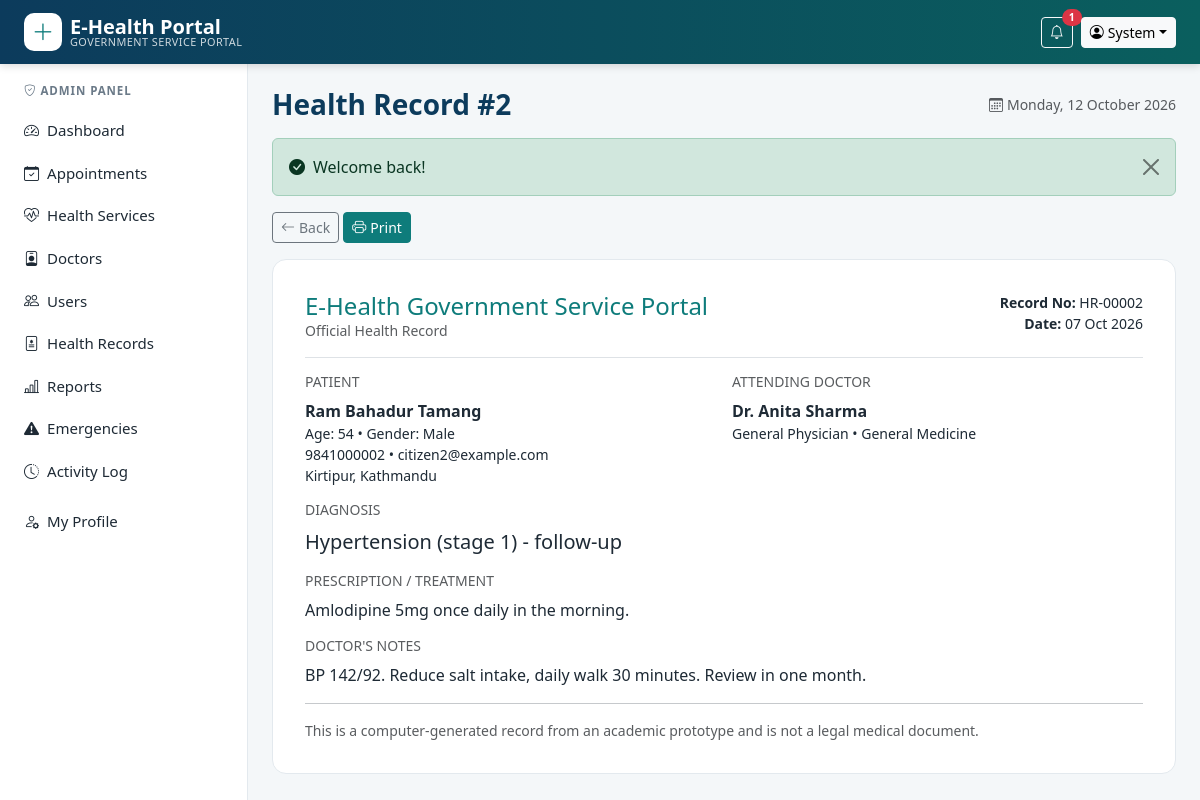
Page /record.php?id=2 (signed in) on the committed database.
### tables this page shows
CREATE TABLE users (
  user_id     INT UNSIGNED AUTO_INCREMENT PRIMARY KEY,
  name        VARCHAR(100) NOT NULL,
  email       VARCHAR(150) NOT NULL UNIQUE,
  password    VARCHAR(255) NOT NULL,
  role        ENUM('admin','doctor','citizen') NOT NULL DEFAULT 'citizen',
  phone       VARCHAR(20)  DEFAULT NULL,
  gender      ENUM('male','female','other') DEFAULT NULL,
  dob         DATE DEFAULT NULL,
  address     VARCHAR(200) DEFAULT NULL,
  status      ENUM('active','inactive') NOT NULL DEFAULT 'active',
  failed_logins TINYINT UNSIGNED NOT NULL DEFAULT 0,
  locked_until  DATETIME DEFAULT NULL,
  created_at  TIMESTAMP DEFAULT CURRENT_TIMESTAMP
);

CREATE TABLE health_records (
  record_id      INT UNSIGNED AUTO_INCREMENT PRIMARY KEY,
  user_id        INT UNSIGNED NOT NULL,
  doctor_id      INT UNSIGNED NOT NULL,
  appointment_id INT UNSIGNED DEFAULT NULL,
  diagnosis      VARCHAR(500) NOT NULL,
  prescription   TEXT,
  record_date    DATE NOT NULL,
  notes          TEXT,
  created_at     TIMESTAMP DEFAULT CURRENT_TIMESTAMP,
  CONSTRAINT fk_rec_user   FOREIGN KEY (user_id)        REFERENCES users(user_id)               ON DELETE CASCADE,
  CONSTRAINT fk_rec_doctor FOREIGN KEY (doctor_id)      REFERENCES doctors(doctor_id)           ON DELETE CASCADE,
  CONSTRAINT fk_rec_app    FOREIGN KEY (appointment_id) REFERENCES appointments(appointment_id) ON DELETE SET NULL
);

CREATE TABLE doctors (
  doctor_id      INT UNSIGNED AUTO_INCREMENT PRIMARY KEY,
  user_id        INT UNSIGNED DEFAULT NULL UNIQUE,
  name           VARCHAR(100) NOT NULL,
  specialization VARCHAR(100) NOT NULL,
  department     VARCHAR(80)  NOT NULL,
  contact        VARCHAR(20)  DEFAULT NULL,
  status         ENUM('active','inactive') NOT NULL DEFAULT 'active',
  created_at     TIMESTAMP DEFAULT CURRENT_TIMESTAMP,
  CONSTRAINT fk_doc_user FOREIGN KEY (user_id) REFERENCES users(user_id) ON DELETE SET NULL
);

### includes/db.php (called while the page is built, shortened)
<?php
function db(): PDO
{
    static $pdo = null;
    if ($pdo === null) {
        try {
            $dsn = 'mysql:host=' . DB_HOST . ';port=' . DB_PORT . ';dbname=' . DB_NAME . ';charset=utf8mb4';
            $pdo = new PDO($dsn, DB_USER, DB_PASS, [
                PDO::ATTR_ERRMODE            => PDO::ERRMODE_EXCEPTION,
                PDO::ATTR_DEFAULT_FETCH_MODE => PDO::FETCH_ASSOC,
                PDO::ATTR_EMULATE_PREPARES   => false,
            ]);
            $pdo->exec("SET time_zone = '+05:45'");
        } catch (PDOException $e) {
            http_response_code(500);
            die('<div style="font-family:sans-serif;max-width:600px;margin:60px auto;padding:20px;border:1px solid #f5c2c7;background:#f8d7da;border-radius:8px">'
              . '<h3>Database connection failed</h3><p>Please make sure <b>MySQL is running in XAMPP</b> and that you imported '
              . '<code>database/ehealth_db.sql</code>. Check the credentials in <code>config/config.php</code>.</p></div>');
        }
    }
    return $pdo;
}
function q(string $sql, array $params = []): PDOStatement
{
    $st = db()->prepare($sql);
    $st->execute($params);
    return $st;
}
function fetch_one(string $sql, array $params = []): ?array { $r = q($sql, $params)->fetch(); return $r ?: null; }
function fetch_val(string $sql, array $params = []) { return q($sql, $params)->fetchColumn(); }

### includes/auth.php (called while the page is built, shortened)
<?php
require_once __DIR__ . '/functions.php';
function current_user(): ?array
{
    static $u = false;
    if ($u === false) {
        $u = isset($_SESSION['user_id'])
            ? fetch_one('SELECT user_id,name,email,role,phone,gender,dob,address,status FROM users WHERE user_id=?', [$_SESSION['user_id']])
            : null;
    }
    return $u;
}
function home_for(string $role): string
{
    return ['admin' => 'admin/dashboard.php', 'doctor' => 'doctor/dashboard.php', 'citizen' => 'citizen/dashboard.php'][$role] ?? 'index.php';
}
function require_role(string ...$roles): array
{
    $u = current_user();
    return $u;
}

### record.php (the view, shortened to what this page needs)
<?php
require_once __DIR__ . '/includes/layout.php';
$u = require_role('admin', 'doctor', 'citizen');
$r = fetch_one("SELECT r.*, p.name patient_name, p.email patient_email, p.phone patient_phone, p.gender, p.dob, p.address,
                       d.name doctor_name, d.specialization, d.department
                FROM health_records r
                JOIN users p ON p.user_id=r.user_id
                JOIN doctors d ON d.doctor_id=r.doctor_id
                WHERE r.record_id=?", [(int)get('id')]);
layout_top('Health Record #' . $r['record_id'], true);
?>
<div class="mb-3 no-print">
  <a href="javascript:history.back()" class="btn btn-outline-secondary btn-sm"><i class="bi bi-arrow-left me-1"></i>Back</a>
  <button onclick="window.print()" class="btn btn-teal btn-sm"><i class="bi bi-printer me-1"></i>Print</button>
</div>
<div class="record-paper">
  <div class="d-flex justify-content-between border-bottom pb-3 mb-3">
    <div><h2 class="h4 mb-0 text-teal">E-Health Government Service Portal</h2><div class="text-muted small">Official Health Record</div></div>
    <div class="text-end small"><strong>Record No:</strong> HR-<?= str_pad((string)$r['record_id'], 5, '0', STR_PAD_LEFT) ?><br><strong>Date:</strong> <?= fmt_date($r['record_date']) ?></div>
  </div>
  <div class="row g-3 mb-3">
    <div class="col-md-6">
      <h6 class="text-muted text-uppercase small">Patient</h6>
      <div class="fw-semibold"><?= e($r['patient_name']) ?></div>
      <div class="small">Age: <?= age_from($r['dob']) ?> &bull; Gender: <?= e(ucfirst((string)$r['gender']) ?: '-') ?></div>
      <div class="small"><?= e($r['patient_phone']) ?> &bull; <?= e($r['patient_email']) ?></div>
      <div class="small"><?= e($r['address']) ?></div>
    </div>
    <div class="col-md-6">
      <h6 class="text-muted text-uppercase small">Attending doctor</h6>
      <div class="fw-semibold"><?= e($r['doctor_name']) ?></div>
      <div class="small"><?= e($r['specialization']) ?> &bull; <?= e($r['department']) ?></div>
    </div>
  </div>
  <h6 class="text-muted text-uppercase small">Diagnosis</h6>
  <p class="fs-5"><?= e($r['diagnosis']) ?></p>
  <h6 class="text-muted text-uppercase small">Prescription / Treatment</h6>
  <p><?= nl2br(e($r['prescription'] ?: '-')) ?></p>
  <h6 class="text-muted text-uppercase small">Doctor's notes</h6>
  <p><?= nl2br(e($r['notes'] ?: '-')) ?></p>
  <hr>
  <div class="small text-muted">This is a computer-generated record from an academic prototype and is not a legal medical document.</div>
</div>
<?php layout_bottom(true); ?>

### includes/layout.php (shortened to what this page needs)
<?php
require_once __DIR__ . '/auth.php';
function menu_for(string $role): array
{
    switch ($role) {
        case 'admin': return [
            ['Dashboard', 'admin/dashboard.php', 'speedometer2'],
            ['Appointments', 'admin/appointments.php', 'calendar-check'],
            ['Health Services', 'admin/services.php', 'heart-pulse'],
            ['Doctors', 'admin/doctors.php', 'person-badge'],
            ['Users', 'admin/users.php', 'people'],
            ['Health Records', 'admin/records.php', 'file-medical'],
            ['Reports', 'admin/reports.php', 'bar-chart-line'],
            ['Emergencies', 'admin/emergencies.php', 'exclamation-triangle-fill'],
            ['Activity Log', 'admin/logs.php', 'clock-history'],
        ];
    }
}
function layout_top(string $title, bool $panel = false): void
{
    $u = current_user();
    $script = str_replace('\\', '/', $_SERVER['SCRIPT_NAME']);
    $unread = $u ? unread_count((int)$u['user_id']) : 0;
    ?><!DOCTYPE html>
<html lang="en">
<head>
<link rel="stylesheet" href="<?= asset('vendor/bootstrap/css/bootstrap.min.css') ?>">
<link rel="stylesheet" href="<?= asset('vendor/icons/bootstrap-icons.min.css') ?>">
<link rel="stylesheet" href="<?= asset('css/style.css') ?>">
</head>
<body class="<?= $panel ? 'panel-body' : '' ?>">
<nav class="navbar navbar-expand-lg navbar-dark topbar sticky-top">
  <div class="container-fluid px-lg-4">
    <a class="navbar-brand d-flex align-items-center" href="<?= url($u ? home_for($u['role']) : 'index.php') ?>">
      <span class="brand-mark me-2"><i class="bi bi-plus-lg"></i></span>
      <span class="lh-1"><strong>E-Health Portal</strong><small class="d-none d-sm-block">Government Service Portal</small></span>
    </a>
    <div class="<?= $panel ? 'ms-auto' : 'collapse navbar-collapse' ?>" id="mainNav">
      <div class="d-flex align-items-center gap-2">
        <?php if ($u): ?>
          <?php if (true): ?>
            <a href="<?= url('notifications.php') ?>" class="btn btn-sm btn-outline-light position-relative" title="Notifications">
              <i class="bi bi-bell"></i>
              <?php if ($unread): ?><span class="position-absolute top-0 start-100 translate-middle badge rounded-pill bg-danger"><?= $unread ?></span><?php endif; ?>
            </a>
          <?php endif; ?>
          <div class="dropdown">
            <button class="btn btn-sm btn-light dropdown-toggle" data-bs-toggle="dropdown"><i class="bi bi-person-circle me-1"></i><?= e(explode(' ', $u['name'])[0]) ?></button>
          </div>
        <?php else: ?>
          <a href="<?= url('login.php') ?>" class="btn btn-sm btn-outline-light">Login</a>
          <a href="<?= url('register.php') ?>" class="btn btn-sm btn-light text-teal fw-semibold">Register</a>
        <?php endif; ?>
      </div>
    </div>
  </div>
</nav>
<?php if ($panel && $u): ?>
<div class="panel-wrap">
  <aside class="sidebar" id="sidebar">
    <div class="sidebar-role"><i class="bi bi-shield-check me-1"></i><?= e(ucfirst($u['role'])) ?> Panel</div>
    <ul class="nav flex-column">
      <?php foreach (menu_for($u['role']) as [$label, $file, $icon]):
          $active = str_ends_with($script, '/' . $file) || (basename(dirname($script)) . '/' . basename($script)) === $file; ?>
        <li class="nav-item">
          <a class="nav-link <?= $active ? 'active' : '' ?>" href="<?= url($file) ?>"><i class="bi bi-<?= $icon ?> me-2"></i><?= e($label) ?></a>
        </li>
      <?php endforeach; ?>
      <li class="nav-item mt-2"><a class="nav-link <?= basename($script) === 'profile.php' ? 'active' : '' ?>" href="<?= url('profile.php') ?>"><i class="bi bi-person-gear me-2"></i>My Profile</a></li>
    </ul>
  </aside>
  <main class="panel-main">
    <div class="d-flex flex-wrap justify-content-between align-items-center mb-3">
      <h1 class="h3 page-title mb-0"><?= e($title) ?></h1>
      <span class="text-muted small d-none d-md-block"><i class="bi bi-calendar3 me-1"></i><?= date('l, d F Y') ?></span>
    </div>
    <?= flash_render() ?>
<?php else: ?>
<main>
<div class="container mt-3"><?= flash_render() ?></div>
<?php endif;
}
function layout_bottom(bool $panel = false): void
{
    if ($panel): ?>
  </main>
</div>
<?php endif; ?>
</body>
</html>
<?php
}

### assets/css/style.css (style rules this page uses)
:root { --navy:#0c3b5c; --teal:#0e7c7b; --teal-dark:#0a5f5e; --mint:#e6f4f3; --ink:#1e2a35; --muted:#6b7a88; --line:#e3e9ee; --bg:#f4f7f9; }
body { background:var(--bg);color:var(--ink);font-family:system-ui,-apple-system,"Segoe UI",Roboto,"Helvetica Neue",Arial,sans-serif; }
.text-teal { color:var(--teal)!important }
.topbar { background:linear-gradient(90deg,var(--navy),var(--teal-dark));box-shadow:0 2px 8px rgba(0,0,0,.15) }
.topbar .navbar-brand small { font-size:.68rem;opacity:.8;font-weight:400;letter-spacing:.04em;text-transform:uppercase }
.brand-mark { width:38px;height:38px;border-radius:10px;background:#fff;color:var(--teal);display:inline-flex;align-items:center;justify-content:center;font-size:1.4rem }
.panel-wrap { display:flex;min-height:calc(100vh - 62px) }
.sidebar { width:248px;background:#fff;border-right:1px solid var(--line);padding:18px 12px;flex-shrink:0 }
.sidebar-role { font-size:.72rem;text-transform:uppercase;letter-spacing:.08em;color:var(--muted);padding:0 12px 10px;font-weight:600 }
.sidebar .nav-link { color:var(--ink);border-radius:10px;padding:10px 12px;font-size:.94rem }
.panel-main { flex:1;padding:24px;min-width:0 }
.page-title { color:var(--navy);font-weight:700 }
.btn-teal { background:var(--teal);border-color:var(--teal);color:#fff }
.record-paper { background:#fff;border:1px solid var(--line);border-radius:14px;padding:32px }

### rows in the picture
users: user_id "1", name "System", role "ADMIN"
health_records: record_id "00002", record_date "07 Oct 2026", user.name "Ram Bahadur Tamang", user.dob "54", user.gender "Male", user.phone "9841000002", user.email "citizen2@example.com", user.address "Kirtipur, Kathmandu", doctor.name "Dr. Anita Sharma", doctor.specialization "General Physician", doctor.department "General Medicine", diagnosis "Hypertension (stage 1) - follow-up", prescription "Amlodipine 5mg once daily in the morning.", notes "BP 142/92. Reduce salt intake, daily walk 30 minutes. Review in one month."

### other values in the picture
$label "Dashboard"
$label "Appointments"
$label "Health Services"
$label "Doctors"
$label "Users"
$label "Health Records"
$label "Reports"
$label "Emergencies"
$label "Activity Log"
$title "Health Record #2"
$f['msg'] "Welcome back!"
